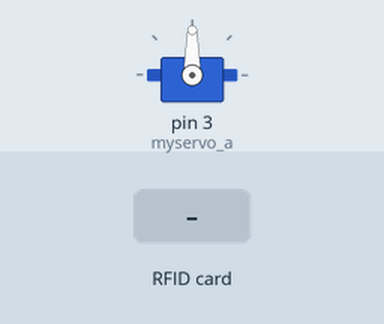
Bench run of a sketch on a simulated Arduino Uno, built with avr-gcc and run on an emulated ATmega328P. Shown: servo. The inputs (shaded band) are chosen by the test bench.

Above: at 1.2 s.
1.3 s: RFID card 70 24 1E 21 held to the reader
At 3.2 s:
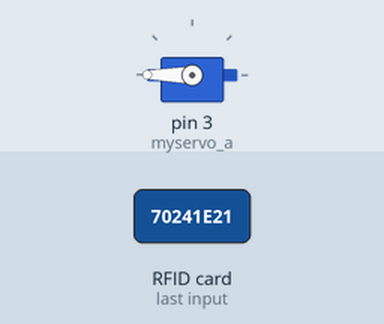
Timing chart, 0 to 4.7 s (numbered marks = the images above; inputs shaded):
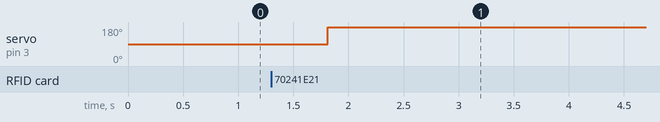

Measured:
- after the input at 1.3 s, servo on pin 3 (myservo_a): 90° → 180° after 0.51 s

The sketch:

rfid.ino
```cpp
#include <SPI.h>
#include <MFRC522.h>
#include <Servo.h>

#define RST_PIN         9
#define SS_PIN          10

MFRC522 mfrc522(SS_PIN, RST_PIN);  // Create MFRC522 instance

int card[] = {0x70, 0x24, 0x1E, 0x21};

Servo myservo_a;

void setup() {
	SPI.begin();			// Init SPI bus
	mfrc522.PCD_Init();		// Init MFRC522
	delay(4);				// Optional delay. Some board do need more time after init to be ready, see Readme
	myservo_a.attach(3);
}

void loop() {
	// Reset the loop if no new card present on the sensor/reader. This saves the entire process when idle.
	if ( ! mfrc522.PICC_IsNewCardPresent()) {
		return;
	}

	// Select one of the cards
	if ( ! mfrc522.PICC_ReadCardSerial()) {
		return;
	}

	int readCard[4];
	for (int i = 0; i < mfrc522.uid.size; i++) {  // for size of uid.size write uid.uidByte to readCard
   	 readCard[i] = mfrc522.uid.uidByte[i];
	}
	int isCard = 1;
	for (int i=0;i<4;i++) {
		isCard &= readCard[i] == card[i];
	}
	Serial.println(isCard);
	if (isCard) {
		myservo_a.write(90);
		delay(500);
		myservo_a.write(180);
	}
	delay(500);
}
```
